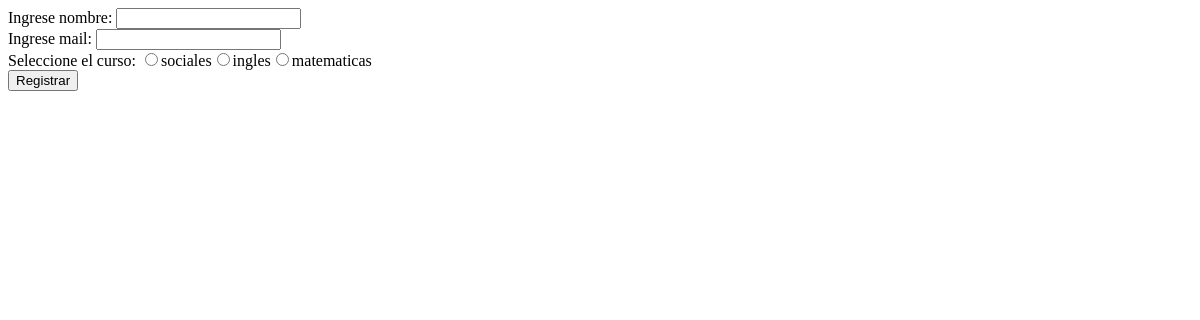
Page /t2p26.php on the earlier database version.
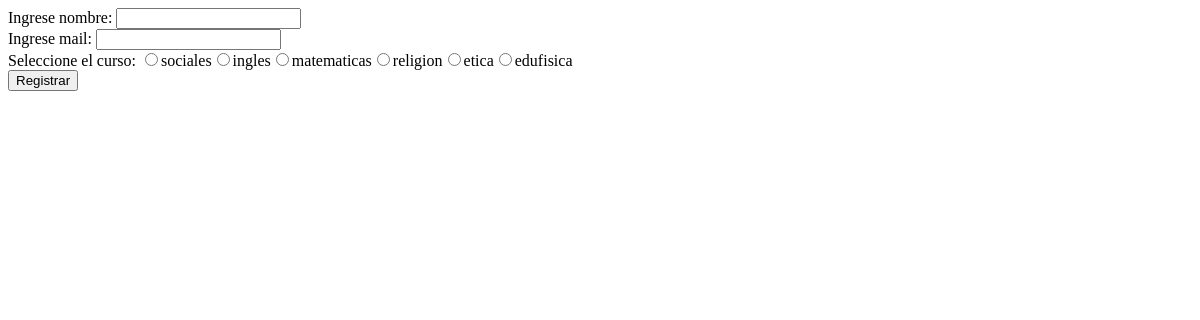
Same page on the later database version.
### tables this page shows
CREATE TABLE `cursos` (
  `codigo` int(11) NOT NULL,
  `nombrecurso` varchar(40) NOT NULL
);

### t2p26.php (the view, shortened to what this page needs)
<!DOCTYPE html>
<html lang="en">
<head>
</head>
<body>
    <form action="t2p26php.php" method="post">
    Ingrese nombre:
    <input type="text" name="nombre"><br>
    Ingrese mail:
    <input type="text" name="mail"><br>
    Seleccione el curso:
    <?php
    $conexion=mysqli_connect("localhost","root","","base1") or
    die("Problemas con la conexión");
    $registros=mysqli_query($conexion,"select codigo,nombrecurso from
    cursos") or
    die("Problemas en el select:".mysqli_error($conexion));
    while ($reg=mysqli_fetch_array($registros))
    {
    echo "<input type='radio' name='codigocurso' value=\"$reg[codigo]\">$reg[nombrecurso]</input>";
    }
    ?>
    <br>
    <input type="submit" value="Registrar">
    </form>
</body>
</html>

Differences in the rows shown:
added cursos: nombrecurso "religion"
added cursos: nombrecurso "etica"
added cursos: nombrecurso "edufisica"
